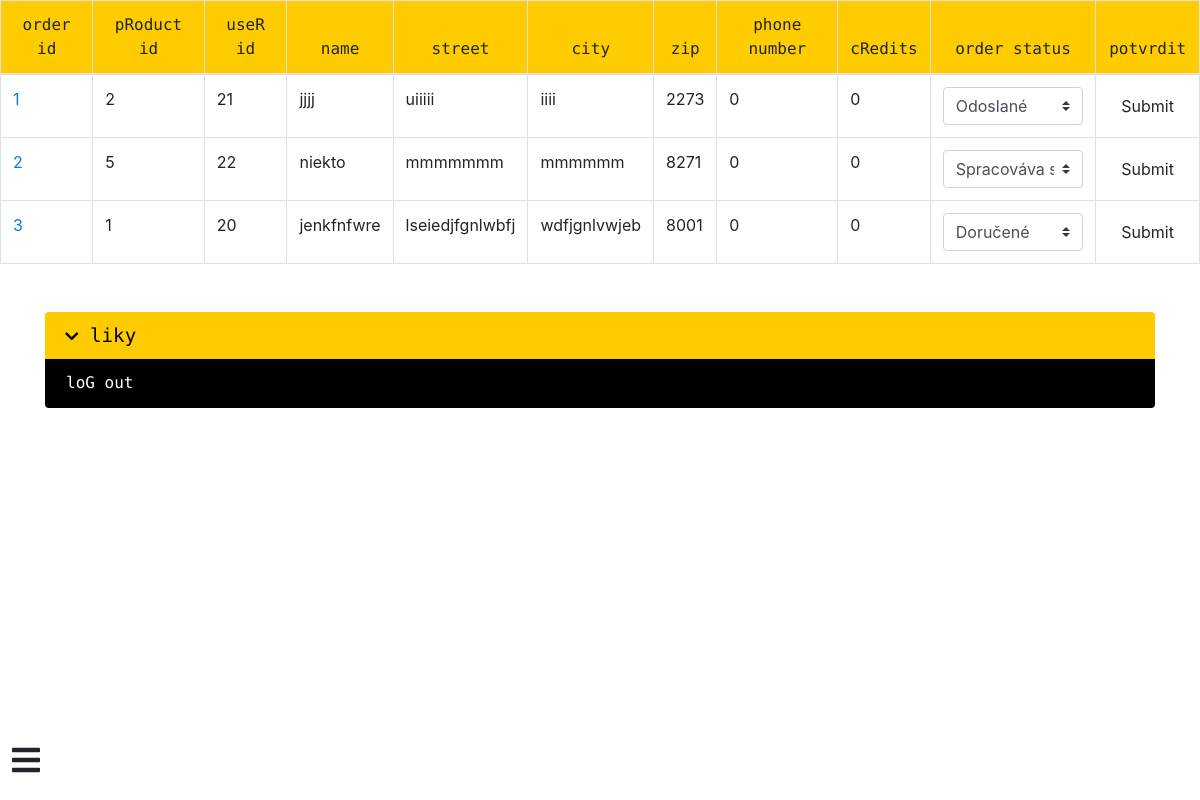
The page /adminOrders.php on the database its author committed.
### tables this page shows
CREATE TABLE `orders` (
  `order_id` int(30) NOT NULL,
  `product_id` int(11) NOT NULL,
  `user_id` int(11) NOT NULL,
  `name` varchar(25) NOT NULL,
  `user_street` varchar(30) NOT NULL,
  `user_city` varchar(30) NOT NULL,
  `user_zip` int(11) NOT NULL,
  `user_email` varchar(30) NOT NULL,
  `phone_number` int(11) NOT NULL,
  `credits` int(10) NOT NULL,
  `order_status` varchar(20) NOT NULL
);

### adminOrders.php (the view, shortened to what this page needs)
<?php
include_once 'config.php';
$result = mysqli_query($connect, "SELECT * FROM orders ");
?>
<!DOCTYPE html>
<html>
<head>
    <link rel="stylesheet" href="style.css">
    <link rel="stylesheet" type="text/css" href="css/reset.css">
    <link rel="stylesheet" type="text/css" href="css/adminItems.css">
    <link rel="stylesheet" href="https://stackpath.bootstrapcdn.com/bootstrap/4.3.1/css/bootstrap.min.css">
    <link rel="stylesheet" href="https://use.fontawesome.com/releases/v5.7.2/css/all.css">
</head>
<body>
    <div class="container-fluid">
        <table class="table table-bordered">
            <thead class="thead font">
                <tr>
                    <th scope="col">order id</th>
                    <th scope="col">pRoduct id</th>
                    <th scope="col">useR id</th>
                    <th scope="col">name</th>
                    <th scope="col">street</th>
                    <th scope="col">city</th>
                    <th scope="col">zip</th>
                    <th scope="col">phone number</th>
                    <th scope="col">cRedits</th>
                    <th scope="col">order status</th>
                    <th scope="col">potvrdit</th>
                </tr>
            </thead>
            <tbody>
                <?php
                $i = 0;
                while ($row = mysqli_fetch_array($result)) {
                    if ($i % 2 == 0)
                        $classname = "even";
                    else
                        $classname = "odd";
                ?>
                    <tr class="<?php if (isset($classname)) echo $classname; ?>">
                        <td> <a href="adminOrders.php?order_id=<?php echo $row["order_id"]; ?>"><?php echo $row["order_id"]; ?></a></td>
                        <td><?php echo $row["product_id"]; ?></td>
                        <td><?php echo $row["user_id"]; ?></td>
                        <td><?php echo $row["name"]; ?></td>
                        <td><?php echo $row["user_street"]; ?></td>
                        <td><?php echo $row["user_city"]; ?></td>
                        <td><?php echo $row["user_zip"]; ?></td>
                        <td><?php echo $row["phone_number"]; ?></td>
                        <td><?php echo $row["credits"]; ?></td>
                        <form action="#" method="post">
                            <td>
                                <select id="order_status" name="order_status" class="custom-select">
                                    <option value="<?php echo $row['order_status']; ?>"><?php echo $row['order_status']; ?></option>
                                </select>
                            </td>
                            <td>
                                <input type="submit" name="submit" value="Submit" class="btn">
                            </td>
                        </form>
                    </tr>
                <?php
                    $i++;
                }
                ?>
            </tbody>
        </table>
    </div>
    <?php require_once("pcs/link_menu/linkMenu.php") ?>
    <?php require_once 'pcs/nav/nav.php' ?>
</body>
</html>

### css/style.css (style rules this page uses)
.font { font-family: 'Major Mono Display', monospace; }
a { text-decoration: none !important; }

### css/adminItems.css (style rules this page uses)
.font { font-family: 'Major Mono Display', monospace; }
.container-fluid { padding: 0 !important; }
.thead { background-color: #ffcc00; text-align: center; }
a { text-decoration: none !important; }

### adminOrders.php (style rules this page uses)
.container-fluid { padding: 0 !important; }

### rows shown on the page
orders: order_id "1", product "2", user "21", name "jjjj", user_street "uiiiii", user_city "iiii", user_zip "2273", phone_number "0", credits "0", order_status "Odoslané"
orders: order_id "2", product "5", user "22", name "niekto", user_street "mmmmmmm", user_city "mmmmmm", user_zip "8271", phone_number "0", credits "0", order_status "Spracováva sa"
orders: order_id "3", product "1", user "20", name "jenkfnfwre", user_street "lseiedjfgnlwbfj", user_city "wdfjgnlvwjeb", user_zip "8001", phone_number "0", credits "0", order_status "Doručené"
